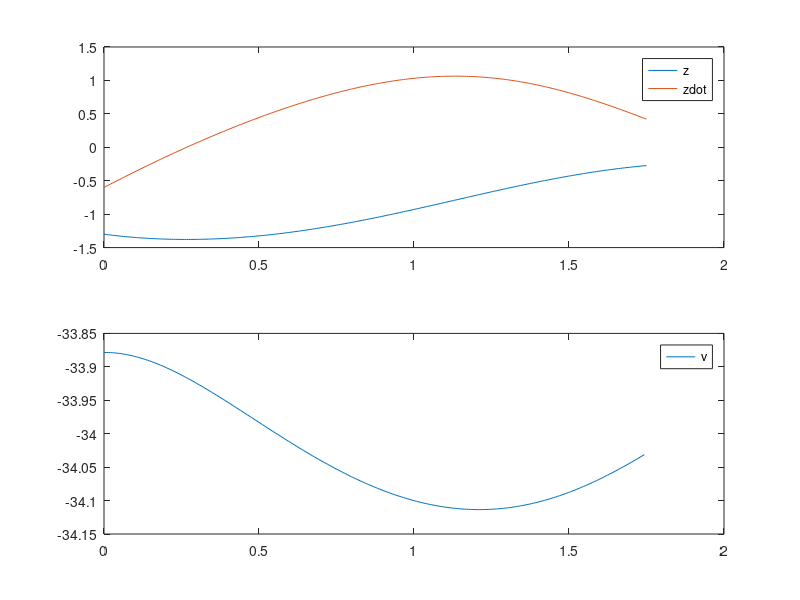

Recreate this plot in MATLAB.
function startercode181747
[T,X,U,XFORDISPLAY] = RunSimulation;
PlotResults(T,X,U);
z = mat2str(XFORDISPLAY(1),8)
zdot = mat2str(XFORDISPLAY(2),8)
end

function [actuators,data] = initControlSystem(sensors,references,parameters,data)
data.A = [0 1; -60*cos(-.6)/12 -8/12];
data.B = [0;1/12];
data.C = [0,1];
data.xhat = [0;0];
data.u=0;
Qc = eye(2);
Rc = .4;
Qo = 4;
Ro= eye(2);
data.K = lqr(data.A,data.B,Qc,Rc);
data.L = lqr(data.A',data.C',inv(Ro),inv(Qo))';
data.K
data.L
[actuators,data] = runControlSystem(sensors,references,parameters,data);
end

function [actuators,data] = runControlSystem(sensors,references,parameters,data)
u=-data.K*data.xhat;
y=sensors.zdot+.6;
data.xhat=data.xhat+(data.A*data.xhat+data.B*u-data.L*(data.C*data.xhat-y))*parameters.tStep;
actuators.v= u+60*sin(-.6);
end

function [T,X,U,XFORDISPLAY] = RunSimulation
[t,x,tStep,nSteps,nStepsForDisplay] = InitSimulation;
T = t;
X = x;
U = [];
controller.init = @initControlSystem;
controller.run = @runControlSystem;
controller.sensors = GetSensors(t,x);
controller.references = struct;
controller.parameters = struct('tStep',tStep);
controller.data = struct;
[controller.actuators,controller.data] = ...
    controller.init(controller.sensors, ...
                    controller.references, ...
                    controller.parameters, ...
                    controller.data);
for iStep = 1:nSteps
    u = GetInput(controller.actuators);
    [t,x] = ode45(@(t,x) GetXDot(t,x,u),[t t+tStep],x);
    t = t(end);
    x = x(end,:)';
    controller.sensors = GetSensors(t,x);
    [controller.actuators,controller.data] = ...
    controller.run(controller.sensors, ...
                    controller.references, ...
                    controller.parameters, ...
                    controller.data);
    T = [T t];
    X = [X x];
    U = [U u];
    if iStep==nStepsForDisplay
        XFORDISPLAY = x;
    end
end
end

function [t,x,tStep,nSteps,nStepsForDisplay] = InitSimulation
t = 0;
x = [-1.30; -0.60];
tStep = 0.007;
nStepsForDisplay = 25;
nSteps = 250;
end

function u = GetInput(actuators)
u = actuators.v;
end

function sensors = GetSensors(t,x)
sensors.t = t;
sensors.zdot = x(2);
end

function xdot = GetXDot(t,x,u)
xdot = [x(2); (1/12)*(-(8*x(2)+60*sin(x(1)))+u(1))];
end

function PlotResults(T,X,U)
clf;
subplot(2,1,1);
plot(T,X);
legend('z','zdot');
subplot(2,1,2);
plot(T(1:end-1),U);
legend('v');
end
